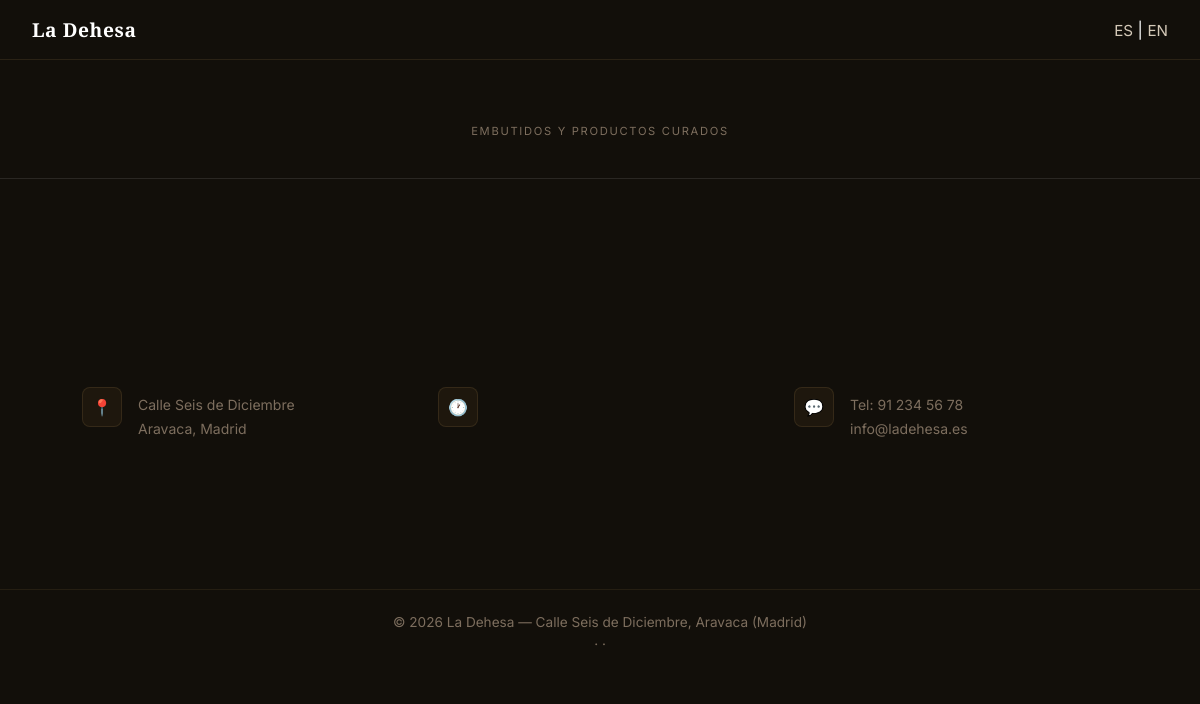
Page /app/views/catalogo/charcuteria.php on the earlier database version.
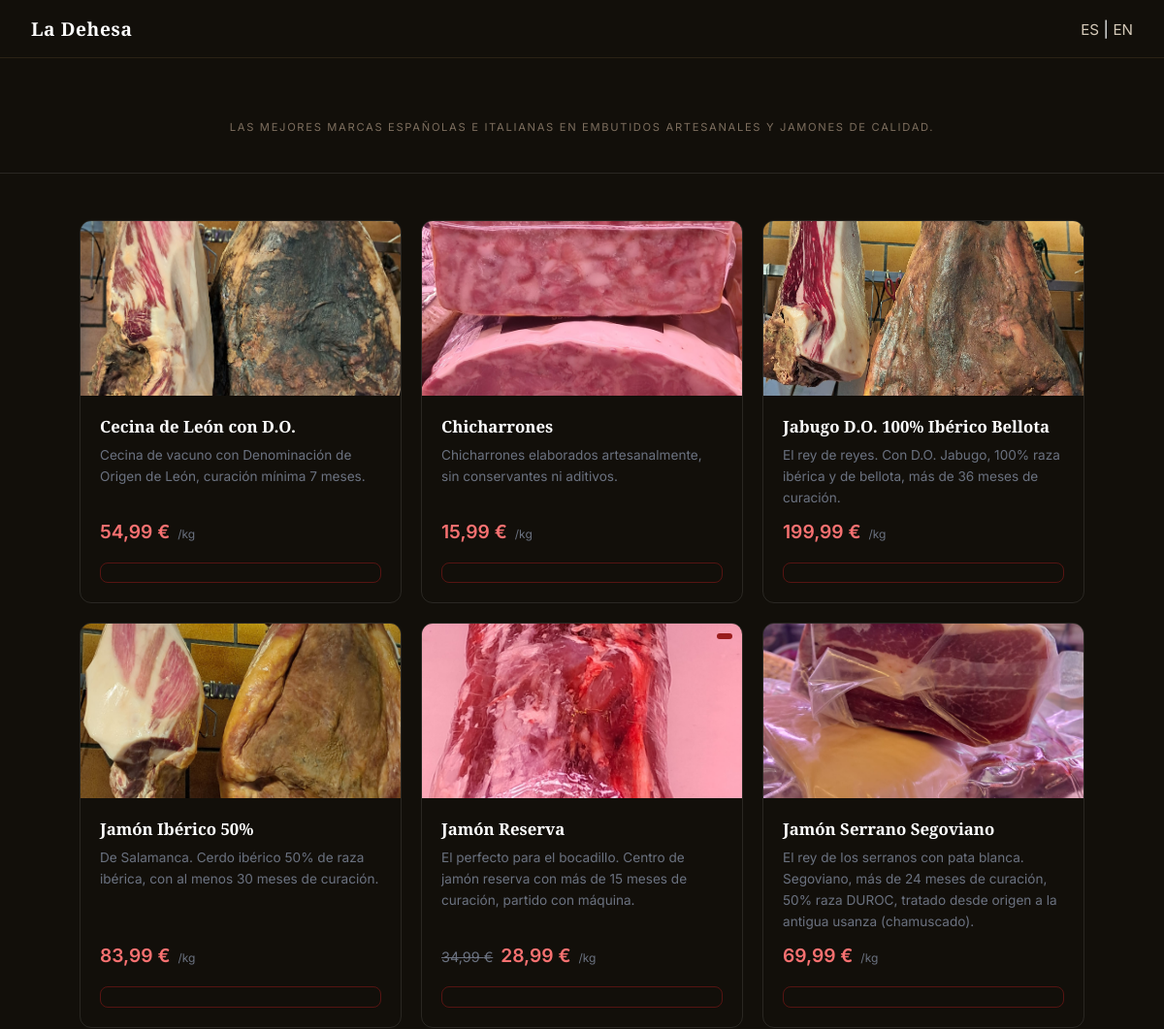
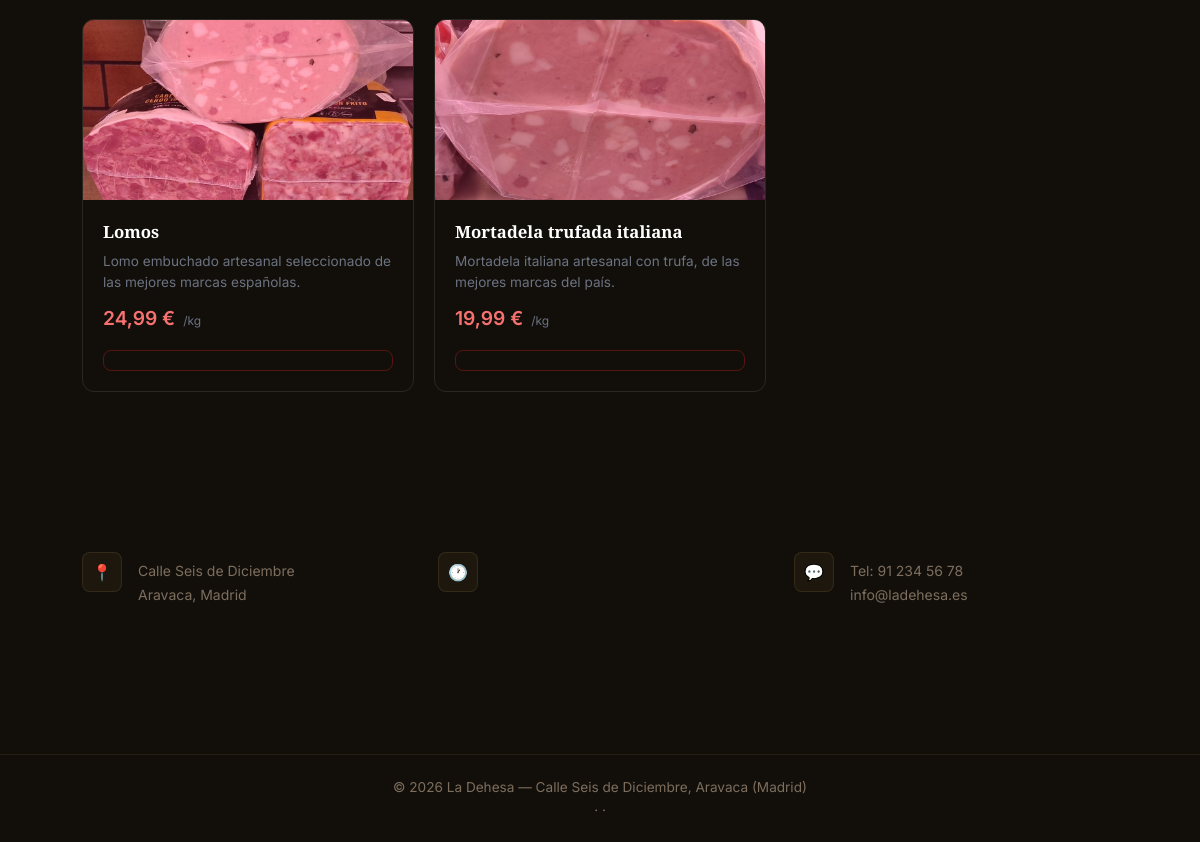
Same page on the later database version (2 pictures, top to bottom).
### tables this page shows
CREATE TABLE secciones (
    id INT UNSIGNED AUTO_INCREMENT PRIMARY KEY,
    nombre VARCHAR(100) NOT NULL,
    slug VARCHAR(100) NOT NULL UNIQUE,
    descripcion TEXT,
    descripcion_en TEXT,
    orden TINYINT UNSIGNED NOT NULL DEFAULT 0
);

CREATE TABLE productos (
    id INT UNSIGNED AUTO_INCREMENT PRIMARY KEY,
    id_seccion INT UNSIGNED NOT NULL,
    nombre VARCHAR(200) NOT NULL,
    nombre_en VARCHAR(200),
    descripcion TEXT,
    descripcion_en TEXT,
    precio DECIMAL(10,2) NOT NULL,
    unidad_medida ENUM('kg','g','100g','unidad','bandeja','pack','blister') NOT NULL DEFAULT 'unidad',
    stock DECIMAL(10,3) NOT NULL DEFAULT 0,
    foto VARCHAR(255),
    disponible TINYINT(1) NOT NULL DEFAULT 1,
    created_at TIMESTAMP DEFAULT CURRENT_TIMESTAMP,
    FOREIGN KEY (id_seccion) REFERENCES secciones(id) ON DELETE CASCADE
);

CREATE TABLE promociones (
    id INT UNSIGNED AUTO_INCREMENT PRIMARY KEY,
    id_producto INT UNSIGNED NOT NULL,
    descripcion TEXT,
    precio_promocional DECIMAL(10,2) NOT NULL,
    activa TINYINT(1) NOT NULL DEFAULT 1,
    fecha_inicio DATE,
    fecha_fin DATE,
    FOREIGN KEY (id_producto) REFERENCES productos(id) ON DELETE CASCADE
);

### app/models/Producto.php (called while the page is built, shortened)
<?php
class Producto {
    public static function seccion($pdo, $slug) {
        $stmt = $pdo->prepare("SELECT * FROM secciones WHERE slug = ? LIMIT 1");
        $stmt->execute([$slug]);
        $resultado = $stmt->fetch();
        if ($resultado) {
            return $resultado;
        }
        return null;
    }
    public static function porSeccion($pdo, $idSeccion) {
        $sql = "SELECT p.*, pr.id AS id_promo, pr.precio_promocional
                FROM productos p
                LEFT JOIN promociones pr ON pr.id_producto = p.id
                    AND pr.activa = 1
                    AND CURDATE() BETWEEN pr.fecha_inicio AND pr.fecha_fin
                WHERE p.id_seccion = ? AND p.disponible = 1
                ORDER BY p.nombre";
        $stmt = $pdo->prepare($sql);
        $stmt->execute([$idSeccion]);
        return $stmt->fetchAll();
    }
}

### app/views/catalogo/charcuteria.php (the view, shortened to what this page needs)
<?php
require_once __DIR__ . '/../../../config/db.php';
require_once __DIR__ . '/../../models/Producto.php';
$slug = 'charcuteria';
$seccion = Producto::seccion($pdo, $slug);
$productos = Producto::porSeccion($pdo, $seccion['id']);
require __DIR__ . '/../layout/header.php';
?>
<link rel="stylesheet" href="/Carniceria/crm/public/css/catalogo.css">
<div class="catalogo-header">
    <p class="secciones-tag"><?= htmlspecialchars(($idioma === 'en' && !empty($seccion['descripcion_en'])) ? $seccion['descripcion_en'] : $seccion['descripcion']) ?></p>
</div>
<div class="catalogo-grid">
    <?php foreach ($productos as $p): ?>
        <?php
        $enPromo = $p['precio_promocional'] != null;
        $nombre_mostrar = ($idioma === 'en' && !empty($p['nombre_en'])) ? $p['nombre_en'] : $p['nombre'];
        $desc_mostrar = ($idioma === 'en' && !empty($p['descripcion_en'])) ? $p['descripcion_en'] : $p['descripcion'];
        ?>
        <div class="producto-card" id="card-<?= $p['id'] ?>">
            <div class="producto-foto">
                <?php if ($p['foto']): ?>
                    <img src="/Carniceria/crm/public/img/productos/charcuteria/<?= htmlspecialchars($p['foto']) ?>"
                         alt="<?= htmlspecialchars($nombre_mostrar) ?>">
                <?php endif; ?>
                <?php if ($enPromo): ?>
                    <span class="badge-oferta"><?= $t['badge_oferta'] ?></span>
                <?php endif; ?>
            </div>
            <div class="producto-info">
                <h3><?= htmlspecialchars($nombre_mostrar) ?></h3>
                <p><?= htmlspecialchars($desc_mostrar) ?></p>
                <div class="producto-precio">
                    <?php if ($enPromo): ?>
                        <span class="precio-original"><?= number_format($p['precio'], 2, ',', '.') ?> €</span>
                        <span class="precio-actual"><?= number_format($p['precio_promocional'], 2, ',', '.') ?> €</span>
                    <?php else: ?>
                        <span class="precio-actual"><?= number_format($p['precio'], 2, ',', '.') ?> €</span>
                    <?php endif; ?>
                    <span class="precio-kg">/<?= htmlspecialchars($p['unidad_medida'] ?? 'unidad') ?></span>
                </div>
                <?php if ((float)$p['stock'] <= 0): ?>
                    <span class="badge-agotado"><?= $t['badge_agotado'] ?></span>
                <?php else: ?>
                <a href="/Carniceria/crm/app/views/auth/login.php" class="btn-carrito"><?= $t['anadir_carrito'] ?></a>
                <?php endif; ?>
            </div>
        </div>
    <?php endforeach; ?>
</div>
<?php require __DIR__ . '/../layout/footer.php'; ?>

Differences in the rows shown:
changed secciones: descripcion "EMBUTIDOS Y PRODUCTOS CURADOS" → "LAS MEJORES MARCAS ESPAÑOLAS E ITALIANAS EN EMBUTIDOS ARTESANALES Y JAMONES DE CALIDAD."
added productos: foto (picture), nombre "Cecina de León con D.O.", descripcion "Cecina de vacuno con Denominación de Origen de León, curación mínima 7 meses.", precio "54,99", unidad_medida "kg"
added productos: foto (picture), nombre "Chicharrones", descripcion "Chicharrones elaborados artesanalmente, sin conservantes ni aditivos.", precio "15,99", unidad_medida "kg"
added productos: foto (picture), nombre "Jabugo D.O. 100% Ibérico Bellota", descripcion "El rey de reyes. Con D.O. Jabugo, 100% raza ibérica y de bellota, más de 36 meses de curación.", precio "199,99", unidad_medida "kg"
added productos: foto (picture), nombre "Jamón Ibérico 50%", descripcion "De Salamanca. Cerdo ibérico 50% de raza ibérica, con al menos 30 meses de curación.", precio "83,99", unidad_medida "kg"
added promociones: id_producto.foto (picture), id_producto.nombre "Jamón Reserva", id_producto.descripcion "El perfecto para el bocadillo. Centro de jamón reserva con más de 15 meses de curación, partido con máquina.", id_producto.precio "34,99", precio_promocional "28,99", id_producto.unidad_medida "kg"
added productos: foto (picture), nombre "Jamón Serrano Segoviano", descripcion "El rey de los serranos con pata blanca. Segoviano, más de 24 meses de curación, 50% raza DUROC, tratado desde origen a la antigua usanza (chamuscado).", precio "69,99", unidad_medida "kg"
added productos: foto (picture), nombre "Lomos", descripcion "Lomo embuchado artesanal seleccionado de las mejores marcas españolas.", precio "24,99", unidad_medida "kg"
added productos: foto (picture), nombre "Mortadela trufada italiana", descripcion "Mortadela italiana artesanal con trufa, de las mejores marcas del país.", precio "19,99", unidad_medida "kg"
